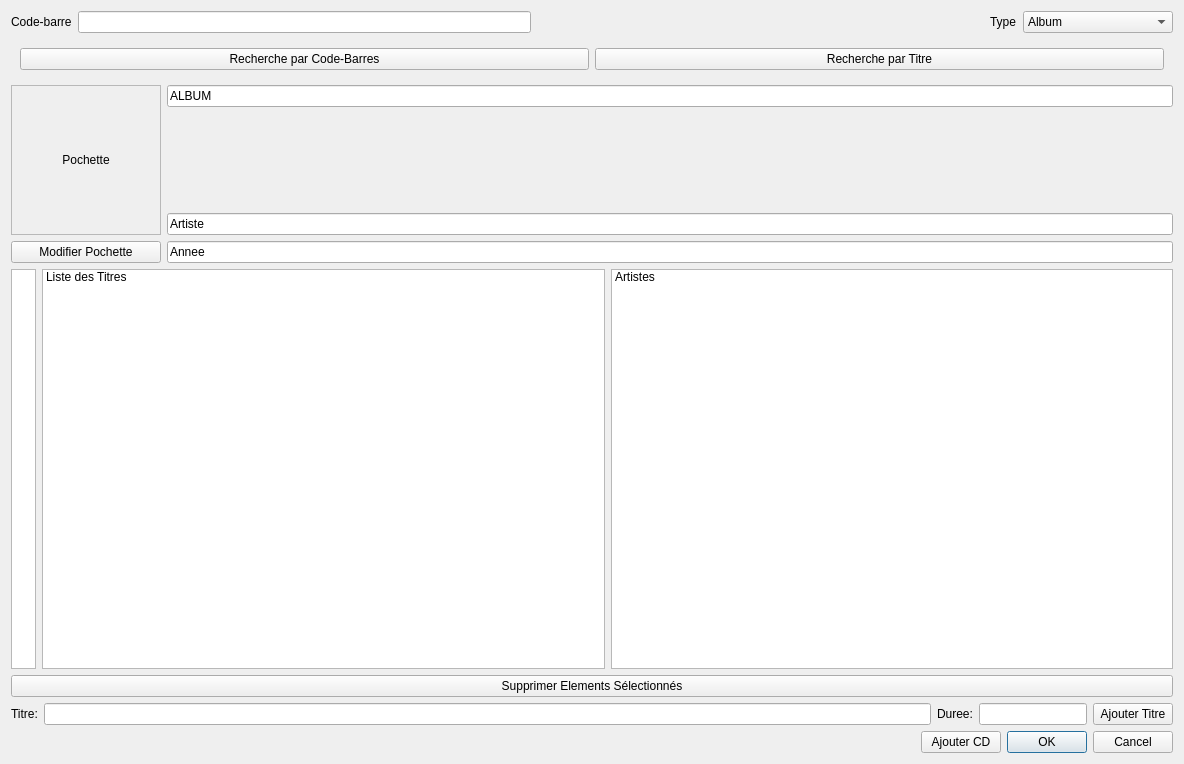
<?xml version="1.0" encoding="UTF-8"?>
<ui version="4.0">
 <class>DialogueAjouterPhysique</class>
 <widget class="QDialog" name="DialogueAjouterPhysique">
  <property name="geometry">
   <rect>
    <x>0</x>
    <y>0</y>
    <width>1184</width>
    <height>761</height>
   </rect>
  </property>
  <property name="windowTitle">
   <string>Dialog</string>
  </property>
  <layout class="QVBoxLayout" name="verticalLayout">
   <item>
    <layout class="QHBoxLayout" name="horizontalLayout">
     <item>
      <widget class="QLabel" name="LabelCodeBarre">
       <property name="text">
        <string>Code-barre</string>
       </property>
      </widget>
     </item>
     <item>
      <widget class="QLineEdit" name="m_codeBarre"/>
     </item>
     <item>
      <spacer name="horizontalSpacer">
       <property name="orientation">
        <enum>Qt::Horizontal</enum>
       </property>
       <property name="sizeHint" stdset="0">
        <size>
         <width>40</width>
         <height>20</height>
        </size>
       </property>
      </spacer>
     </item>
     <item>
      <widget class="QLabel" name="Type">
       <property name="text">
        <string>Type</string>
       </property>
      </widget>
     </item>
     <item>
      <widget class="QComboBox" name="m_type">
       <property name="minimumSize">
        <size>
         <width>150</width>
         <height>0</height>
        </size>
       </property>
       <item>
        <property name="text">
         <string>Album</string>
        </property>
       </item>
       <item>
        <property name="text">
         <string>Compil</string>
        </property>
       </item>
       <item>
        <property name="text">
         <string>Single</string>
        </property>
       </item>
      </widget>
     </item>
    </layout>
   </item>
   <item>
    <widget class="QFrame" name="">
     <layout class="QHBoxLayout" name="horizontalLayout_4">
      <item>
       <widget class="QPushButton" name="Codebarres">
        <property name="text">
         <string>Recherche par Code-Barres</string>
        </property>
       </widget>
      </item>
      <item>
       <widget class="QPushButton" name="RechercheTitre">
        <property name="text">
         <string>Recherche par Titre</string>
        </property>
       </widget>
      </item>
     </layout>
    </widget>
   </item>
   <item>
    <layout class="QVBoxLayout" name="verticalLayout_2">
     <item>
      <layout class="QHBoxLayout" name="InfosAlbum">
       <item>
        <layout class="QVBoxLayout" name="verticalLayout_3">
         <item>
          <widget class="QLabel" name="Pochette">
           <property name="minimumSize">
            <size>
             <width>150</width>
             <height>150</height>
            </size>
           </property>
           <property name="maximumSize">
            <size>
             <width>150</width>
             <height>150</height>
            </size>
           </property>
           <property name="frameShape">
            <enum>QFrame::StyledPanel</enum>
           </property>
           <property name="text">
            <string>Pochette</string>
           </property>
           <property name="alignment">
            <set>Qt::AlignCenter</set>
           </property>
          </widget>
         </item>
         <item>
          <widget class="QPushButton" name="ChangerPochette">
           <property name="text">
            <string>Modifier Pochette</string>
           </property>
          </widget>
         </item>
        </layout>
       </item>
       <item>
        <layout class="QVBoxLayout" name="AlbumArtiste">
         <item>
          <widget class="QLineEdit" name="Album">
           <property name="text">
            <string>ALBUM</string>
           </property>
          </widget>
         </item>
         <item>
          <spacer name="verticalSpacer_2">
           <property name="orientation">
            <enum>Qt::Vertical</enum>
           </property>
           <property name="sizeHint" stdset="0">
            <size>
             <width>20</width>
             <height>40</height>
            </size>
           </property>
          </spacer>
         </item>
         <item>
          <widget class="QLineEdit" name="Artiste">
           <property name="text">
            <string>Artiste</string>
           </property>
          </widget>
         </item>
         <item>
          <widget class="QLineEdit" name="Annee">
           <property name="text">
            <string>Annee</string>
           </property>
          </widget>
         </item>
        </layout>
       </item>
      </layout>
     </item>
     <item>
      <layout class="QHBoxLayout" name="horizontalLayout_3">
       <item>
        <widget class="QListWidget" name="NumeroPiste">
         <property name="maximumSize">
          <size>
           <width>25</width>
           <height>16777215</height>
          </size>
         </property>
        </widget>
       </item>
       <item>
        <widget class="QListWidget" name="Titres">
         <property name="minimumSize">
          <size>
           <width>0</width>
           <height>400</height>
          </size>
         </property>
         <property name="autoFillBackground">
          <bool>true</bool>
         </property>
         <property name="selectionMode">
          <enum>QAbstractItemView::MultiSelection</enum>
         </property>
         <property name="movement">
          <enum>QListView::Free</enum>
         </property>
         <item>
          <property name="text">
           <string>Liste des Titres</string>
          </property>
         </item>
        </widget>
       </item>
       <item>
        <widget class="QListWidget" name="ArtistesTitres">
         <item>
          <property name="text">
           <string>Artistes</string>
          </property>
         </item>
        </widget>
       </item>
      </layout>
     </item>
     <item>
      <widget class="QPushButton" name="Supprimer">
       <property name="text">
        <string>Supprimer Elements Sélectionnés</string>
       </property>
      </widget>
     </item>
     <item>
      <layout class="QHBoxLayout" name="Ajouter">
       <item>
        <widget class="QLabel" name="label_2">
         <property name="text">
          <string>Titre:</string>
         </property>
        </widget>
       </item>
       <item>
        <widget class="QLineEdit" name="TitreAjout">
         <property name="text">
          <string/>
         </property>
        </widget>
       </item>
       <item>
        <widget class="QLabel" name="label">
         <property name="text">
          <string>Duree:</string>
         </property>
        </widget>
       </item>
       <item>
        <widget class="QLineEdit" name="DureeAjout">
         <property name="sizePolicy">
          <sizepolicy hsizetype="Maximum" vsizetype="Fixed">
           <horstretch>0</horstretch>
           <verstretch>0</verstretch>
          </sizepolicy>
         </property>
         <property name="text">
          <string/>
         </property>
         <property name="maxLength">
          <number>15</number>
         </property>
        </widget>
       </item>
       <item>
        <widget class="QPushButton" name="AjouterTitre">
         <property name="text">
          <string>Ajouter Titre</string>
         </property>
        </widget>
       </item>
      </layout>
     </item>
    </layout>
   </item>
   <item>
    <layout class="QHBoxLayout" name="horizontalLayout_2">
     <item>
      <widget class="QLabel" name="Interaction">
       <property name="sizePolicy">
        <sizepolicy hsizetype="Preferred" vsizetype="Preferred">
         <horstretch>100</horstretch>
         <verstretch>0</verstretch>
        </sizepolicy>
       </property>
       <property name="text">
        <string/>
       </property>
      </widget>
     </item>
     <item>
      <widget class="QPushButton" name="AjouterTitre_2">
       <property name="text">
        <string>Ajouter CD</string>
       </property>
      </widget>
     </item>
     <item>
      <widget class="QDialogButtonBox" name="buttonBox">
       <property name="orientation">
        <enum>Qt::Horizontal</enum>
       </property>
       <property name="standardButtons">
        <set>QDialogButtonBox::Cancel|QDialogButtonBox::Ok</set>
       </property>
      </widget>
     </item>
    </layout>
   </item>
  </layout>
 </widget>
 <resources/>
 <connections>
  <connection>
   <sender>buttonBox</sender>
   <signal>accepted()</signal>
   <receiver>DialogueAjouterPhysique</receiver>
   <slot>accept()</slot>
   <hints>
    <hint type="sourcelabel">
     <x>248</x>
     <y>254</y>
    </hint>
    <hint type="destinationlabel">
     <x>157</x>
     <y>274</y>
    </hint>
   </hints>
  </connection>
  <connection>
   <sender>buttonBox</sender>
   <signal>rejected()</signal>
   <receiver>DialogueAjouterPhysique</receiver>
   <slot>reject()</slot>
   <hints>
    <hint type="sourcelabel">
     <x>316</x>
     <y>260</y>
    </hint>
    <hint type="destinationlabel">
     <x>286</x>
     <y>274</y>
    </hint>
   </hints>
  </connection>
 </connections>
</ui>
